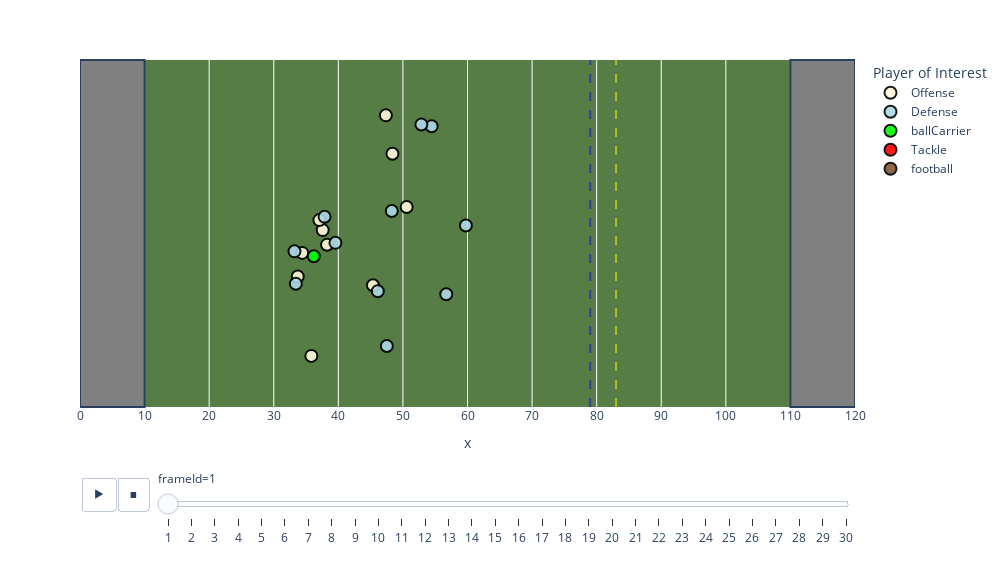

The cell this chart's notebook holds for it:
### Code cell
#temp_data = data[data.Player of Interest != 'football']
color_mapping = {
    'Offense': 'cornsilk',
    'Defense': 'lightblue',
    'football': 'brown',
    'Tackle': 'red',
    'MissedTackle': 'gold',
    'football':'#825736',
    'ballCarrier': 'lime',
    'assist':'darkorange',
    'forcedFumble':'fuchsia'
}

fig = fig = px.scatter(data, x = 'x', y = 'y', range_x = [0,120], range_y = [0, 53.3],
          color = 'Player of Interest', animation_frame = 'frameId', hover_name = 'displayName',
          color_discrete_map=color_mapping, width=1000, height=565)

fig = fig.add_vrect(x0=0, x1=10, fillcolor = 'gray')
fig = fig.add_vrect(x0=110, x1=120, fillcolor = 'gray')
fig = fig.add_vline(x = int(play_data['absoluteYardlineNumber']), line_dash="dash", 
                    line_color="blue", opacity = 0.5)
fig = fig.add_vline(x = int(play_data['absoluteYardlineNumber']) + int(play_data['yardsToGo']),
                    line_dash="dash", line_color="yellow", opacity = 0.5)
fig = fig.update_layout(
    plot_bgcolor='#567D46'
)
fig = fig.update_yaxes(visible=False)
fig = fig.update_layout(xaxis=dict(
    tick0=0,
    dtick=10,))

fig = fig.update_traces(marker=dict(size=12,line=dict(width=2,color='black'), opacity=0.9),
                  selector=dict(mode='markers'))

# Set frame duration to 100ms
fig.layout.updatemenus[0].buttons[0].args[1]["frame"]["duration"] = 100

# Set transition xduration between frames to 0ms
fig.layout.updatemenus[0].buttons[0].args[1]["transition"]["duration"] = 0

fig

### Figure 1 — Plotly figure (JSON) as saved in the notebook; plotly's stock layout.template omitted (floating-point values rounded to 4 significant figures)
{"data": [{"hovertemplate": "<b>%{hovertext}</b><br><br>Player of Interest=Offense<br>frameId=1<br>x=%{x}<br>y=%{y}<extra></extra>", "hovertext": ["Rodger Saffold", "Mitch Morse", "Stefon Diggs", "Dion Dawkins", "Isaiah McKenzie", "Devin Singletary", "Dawson Knox", "Ryan Bates", "Gabe Davis", "Spencer Brown"], "legendgroup": "Offense", "marker": {"color": "cornsilk", "line": {"color": "black", "width": 2}, "opacity": 0.9, "size": 12, "symbol": "circle"}, "mode": "markers", "name": "Offense", "orientation": "v", "showlegend": true, "type": "scatter", "x": [37.58, 38.25, 50.58, 37.07, 47.36, 35.82, 45.36, 34.41, 48.38, 33.72], "xaxis": "x", "y": [27.17, 24.91, 30.71, 28.71, 44.8, 7.85, 18.71, 23.67, 38.89, 20.05], "yaxis": "y"}, {"hovertemplate": "<b>%{hovertext}</b><br><br>Player of Interest=Defense<br>frameId=1<br>x=%{x}<br>y=%{y}<extra></extra>", "hovertext": ["Bobby Wagner", "Aaron Donald", "Troy Hill", "Jalen Ramsey", "Leonard Floyd", "A'Shawn Robinson", "Taylor Rapp", "Greg Gaines", "Nick Scott", "Jordan Fuller", "Ernest Jones"], "legendgroup": "Defense", "marker": {"color": "lightblue", "line": {"color": "black", "width": 2}, "opacity": 0.9, "size": 12, "symbol": "circle"}, "mode": "markers", "name": "Defense", "orientation": "v", "showlegend": true, "type": "scatter", "x": [48.28, 33.21, 54.45, 47.51, 33.42, 37.87, 52.86, 39.55, 59.75, 56.71, 46.11], "xaxis": "x", "y": [30.11, 23.91, 43.12, 9.36, 18.92, 29.21, 43.38, 25.21, 27.88, 17.33, 17.78], "yaxis": "y"}, {"hovertemplate": "<b>%{hovertext}</b><br><br>Player of Interest=ballCarrier<br>frameId=1<br>x=%{x}<br>y=%{y}<extra></extra>", "hovertext": ["Josh Allen"], "legendgroup": "ballCarrier", "marker": {"color": "lime", "line": {"color": "black", "width": 2}, "opacity": 0.9, "size": 12, "symbol": "circle"}, "mode": "markers", "name": "ballCarrier", "orientation": "v", "showlegend": true, "type": "scatter", "x": [36.2], "xaxis": "x", "y": [23.16], "yaxis": "y"}, {"hovertemplate": "<b>%{hovertext}</b><br><br>Player of Interest=Tackle<br>frameId=1<br>x=%{x}<br>y=%{y}<extra></extra>", "hovertext": [null], "legendgroup": "Tackle", "marker": {"color": "red", "line": {"color": "black", "width": 2}, "opacity": 0.9, "size": 12, "symbol": "circle"}, "mode": "markers", "name": "Tackle", "orientation": "v", "showlegend": true, "type": "scatter", "x": [null], "xaxis": "x", "y": [null], "yaxis": "y"}, {"hovertemplate": "<b>%{hovertext}</b><br><br>Player of Interest=football<br>frameId=1<br>x=%{x}<br>y=%{y}<extra></extra>", "hovertext": ["football"], "legendgroup": "football", "marker": {"color": "#825736", "line": {"color": "black", "width": 2}, "opacity": 0.9, "size": 12, "symbol": "circle"}, "mode": "markers", "name": "football", "orientation": "v", "showlegend": true, "type": "scatter", "x": [null], "xaxis": "x", "y": [null], "yaxis": "y"}], "layout": {"height": 565, "legend": {"title": {"text": "Player of Interest"}, "tracegroupgap": 0}, "margin": {"t": 60}, "plot_bgcolor": "#567D46", "shapes": [{"fillcolor": "gray", "type": "rect", "x0": 0, "x1": 10, "xref": "x", "y0": 0, "y1": 1, "yref": "y domain"}, {"fillcolor": "gray", "type": "rect", "x0": 110, "x1": 120, "xref": "x", "y0": 0, "y1": 1, "yref": "y domain"}, {"line": {"color": "blue", "dash": "dash"}, "opacity": 0.5, "type": "line", "x0": 79, "x1": 79, "xref": "x", "y0": 0, "y1": 1, "yref": "y domain"}, {"line": {"color": "yellow", "dash": "dash"}, "opacity": 0.5, "type": "line", "x0": 83, "x1": 83, "xref": "x", "y0": 0, "y1": 1, "yref": "y domain"}], "sliders": [{"active": 0, "currentvalue": {"prefix": "frameId="}, "len": 0.9, "pad": {"b": 10, "t": 60}, "steps": [{"args": [["1"], {"frame": {"duration": 0, "redraw": false}, "fromcurrent": true, "mode": "immediate", "transition": {"duration": 0, "easing": "linear"}}], "label": "1", "method": "animate"}, {"args": [["2"], {"frame": {"duration": 0, "redraw": false}, "fromcurrent": true, "mode": "immediate", "transition": {"duration": 0, "easing": "linear"}}], "label": "2", "method": "animate"}, {"args": [["3"], {"frame": {"duration": 0, "redraw": false}, "fromcurrent": true, "mode": "immediate", "transition": {"duration": 0, "easing": "linear"}}], "label": "3", "method": "animate"}, {"args": [["4"], {"frame": {"duration": 0, "redraw": false}, "fromcurrent": true, "mode": "immediate", "transition": {"duration": 0, "easing": "linear"}}], "label": "4", "method": "animate"}, {"args": [["5"], {"frame": {"duration": 0, "redraw": false}, "fromcurrent": true, "mode": "immediate", "transition": {"duration": 0, "easing": "linear"}}], "label": "5", "method": "animate"}, {"args": [["6"], {"frame": {"duration": 0, "redraw": false}, "fromcurrent": true, "mode": "immediate", "transition": {"duration": 0, "easing": "linear"}}], "label": "6", "method": "animate"}, {"args": [["7"], {"frame": {"duration": 0, "redraw": false}, "fromcurrent": true, "mode": "immediate", "transition": {"duration": 0, "easing": "linear"}}], "label": "7", "method": "animate"}, {"args": [["8"], {"frame": {"duration": 0, "redraw": false}, "fromcurrent": true, "mode": "immediate", "transition": {"duration": 0, "easing": "linear"}}], "label": "8", "method": "animate"}, {"args": [["9"], {"frame": {"duration": 0, "redraw": false}, "fromcurrent": true, "mode": "immediate", "transition": {"duration": 0, "easing": "linear"}}], "label": "9", "method": "animate"}, {"args": [["10"], {"frame": {"duration": 0, "redraw": false}, "fromcurrent": true, "mode": "immediate", "transition": {"duration": 0, "easing": "linear"}}], "label": "10", "method": "animate"}, {"args": [["11"], {"frame": {"duration": 0, "redraw": false}, "fromcurrent": true, "mode": "immediate", "transition": {"duration": 0, "easing": "linear"}}], "label": "11", "method": "animate"}, {"args": [["12"], {"frame": {"duration": 0, "redraw": false}, "fromcurrent": true, "mode": "immediate", "transition": {"duration": 0, "easing": "linear"}}], "label": "12", "method": "animate"}, {"args": [["13"], {"frame": {"duration": 0, "redraw": false}, "fromcurrent": true, "mode": "immediate", "transition": {"duration": 0, "easing": "linear"}}], "label": "13", "method": "animate"}, {"args": [["14"], {"frame": {"duration": 0, "redraw": false}, "fromcurrent": true, "mode": "immediate", "transition": {"duration": 0, "easing": "linear"}}], "label": "14", "method": "animate"}, {"args": [["15"], {"frame": {"duration": 0, "redraw": false}, "fromcurrent": true, "mode": "immediate", "transition": {"duration": 0, "easing": "linear"}}], "label": "15", "method": "animate"}, {"args": [["16"], {"frame": {"duration": 0, "redraw": false}, "fromcurrent": true, "mode": "immediate", "transition": {"duration": 0, "easing": "linear"}}], "label": "16", "method": "animate"}, {"args": [["17"], {"frame": {"duration": 0, "redraw": false}, "fromcurrent": true, "mode": "immediate", "transition": {"duration": 0, "easing": "linear"}}], "label": "17", "method": "animate"}, {"args": [["18"], {"frame": {"duration": 0, "redraw": false}, "fromcurrent": true, "mode": "immediate", "transition": {"duration": 0, "easing": "linear"}}], "label": "18", "method": "animate"}, {"args": [["19"], {"frame": {"duration": 0, "redraw": false}, "fromcurrent": true, "mode": "immediate", "transition": {"duration": 0, "easing": "linear"}}], "label": "19", "method": "animate"}, {"args": [["20"], {"frame": {"duration": 0, "redraw": false}, "fromcurrent": true, "mode": "immediate", "transition": {"duration": 0, "easing": "linear"}}], "label": "20", "method": "animate"}, {"args": [["21"], {"frame": {"duration": 0, "redraw": false}, "fromcurrent": true, "mode": "immediate", "transition": {"duration": 0, "easing": "linear"}}], "label": "21", "method": "animate"}, {"args": [["22"], {"frame": {"duration": 0, "redraw": false}, "fromcurrent": true, "mode": "immediate", "transition": {"duration": 0, "easing": "linear"}}], "label": "22", "method": "animate"}, {"args": [["23"], {"frame": {"duration": 0, "redraw": false}, "fromcurrent": true, "mode": "immediate", "transition": {"duration": 0, "easing": "linear"}}], "label": "23", "method": "animate"}, {"args": [["24"], {"frame": {"duration": 0, "redraw": false}, "fromcurrent": true, "mode": "immediate", "transition": {"duration": 0, "easing": "linear"}}], "label": "24", "method": "animate"}, {"args": [["25"], {"frame": {"duration": 0, "redraw": false}, "fromcurrent": true, "mode": "immediate", "transition": {"duration": 0, "easing": "linear"}}], "label": "25", "method": "animate"}, {"args": [["26"], {"frame": {"duration": 0, "redraw": false}, "fromcurrent": true, "mode": "immediate", "transition": {"duration": 0, "easing": "linear"}}], "label": "26", "method": "animate"}, {"args": [["27"], {"frame": {"duration": 0, "redraw": false}, "fromcurrent": true, "mode": "immediate", "transition": {"duration": 0, "easing": "linear"}}], "label": "27", "method": "animate"}, {"args": [["28"], {"frame": {"duration": 0, "redraw": false}, "fromcurrent": true, "mode": "immediate", "transition": {"duration": 0, "easing": "linear"}}], "label": "28", "method": "animate"}, {"args": [["29"], {"frame": {"duration": 0, "redraw": false}, "fromcurrent": true, "mode": "immediate", "transition": {"duration": 0, "easing": "linear"}}], "label": "29", "method": "animate"}, {"args": [["30"], {"frame": {"duration": 0, "redraw": false}, "fromcurrent": true, "mode": "immediate", "transition": {"duration": 0, "easing": "linear"}}], "label": "30", "method": "animate"}], "x": 0.1, "xanchor": "left", "y": 0, "yanchor": "top"}], "updatemenus": [{"active": 0, "buttons": [{"args": [null, {"frame": {"duration": 100, "redraw": false}, "fromcurrent": true, "mode": "immediate", "transition": {"duration": 0, "easing": "linear"}}], "label": "&#9654;", "method": "animate"}, {"args": [[null], {"frame": {"duration": 0, "redraw": false}, "fromcurrent": true, "mode": "immediate", "transition": {"duration": 0, "easing": "linear"}}], "label": "&#9724;", "method": "animate"}], "direction": "left", "pad": {"r": 10, "t": 70}, "showactive": false, "type": "buttons", "x": 0.1, "xanchor": "right", "y": 0, "yanchor": "top"}], "width": 1000, "xaxis": {"anchor": "y", "domain": [0, 1], "dtick": 10, "range": [0, 120], "tick0": 0, "title": {"text": "x"}, "type": "linear"}, "yaxis": {"anchor": "x", "domain": [0, 1], "range": [0, 53.3], "title": {"text": "y"}, "type": "linear", "visible": false}}}
